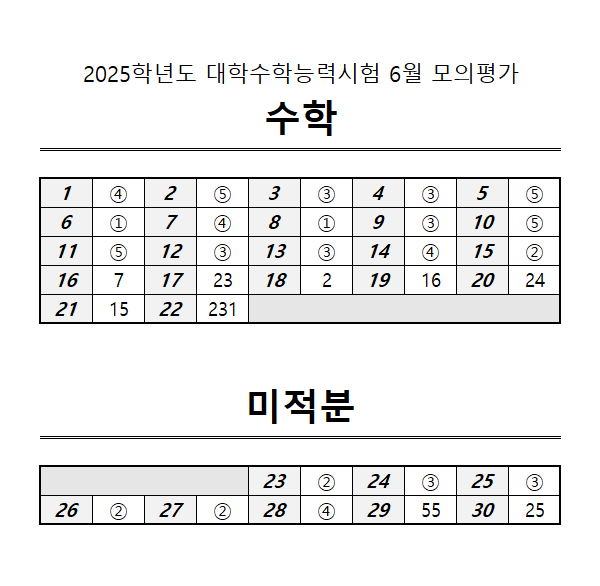
#> input picture MATH_G3_2024_06_calculus.png, 600 x 586 px
$ python -i pdf_preprocessing2.py   (imports and definitions only)
#> lines starting #> are read from the running program, lines starting #| are printed output that depends on the picture; after the words box and inside, x2 and y2 are one past the last pixel; in counts of white or black regions, pixels touching at a corner belong together
import os
from PIL import Image
from pdf2image import convert_from_path
import cv2
import numpy as np

# pdf to image
class PDFConverter:
    def __init__(self, pdf_path, output_dir):
        self.pdf_path = pdf_path
        self.output_dir = output_dir

    # [13 lines left out: function convert_to_images, not called in this run]

class ImageProcessor:
    def __init__(self, image_path):
        self.image_path = image_path
        self.header = None
        self.left_header = None
        self.right_header = None

    # [29 lines of commented-out code are left out]


    def process_image(self):
        src = cv2.imread(self.image_path)
#> src is the input picture: shape (586, 600, 3); mean B, G, R 238.1, 238.1, 238.1
        gray = cv2.cvtColor(src, cv2.COLOR_BGR2GRAY)
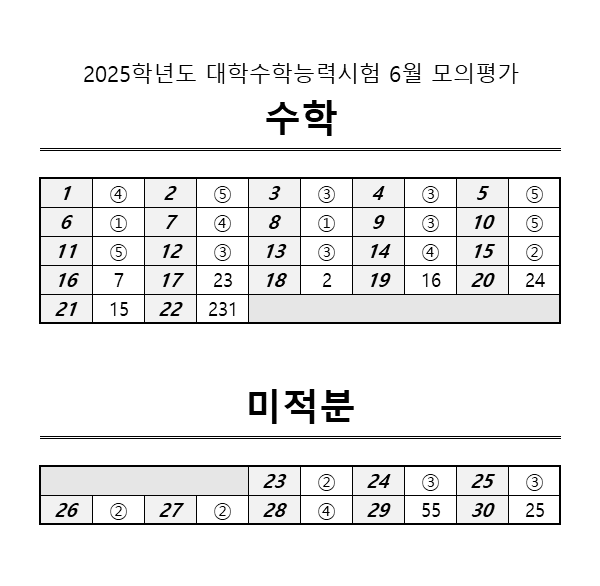
#> gray: shape (586, 600); min 0, max 255, mean 238.1
        blurred = cv2.GaussianBlur(gray, (5, 5), 0)
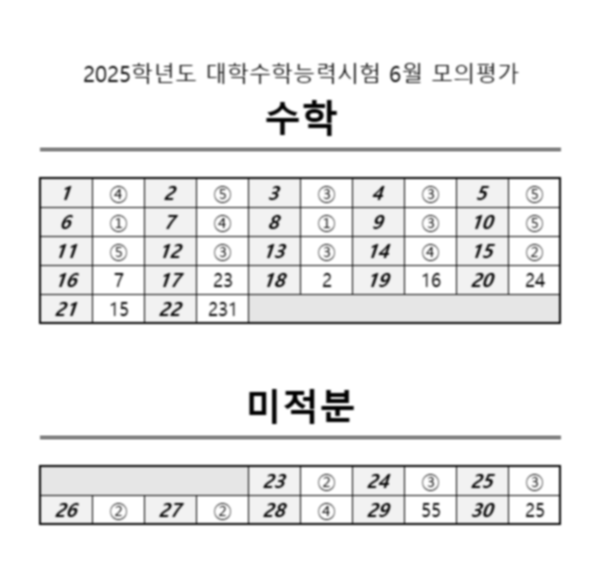
#> blurred: shape (586, 600); min 0, max 255, mean 238.1
        edges = cv2.Canny(blurred, 50, 150, apertureSize=3)
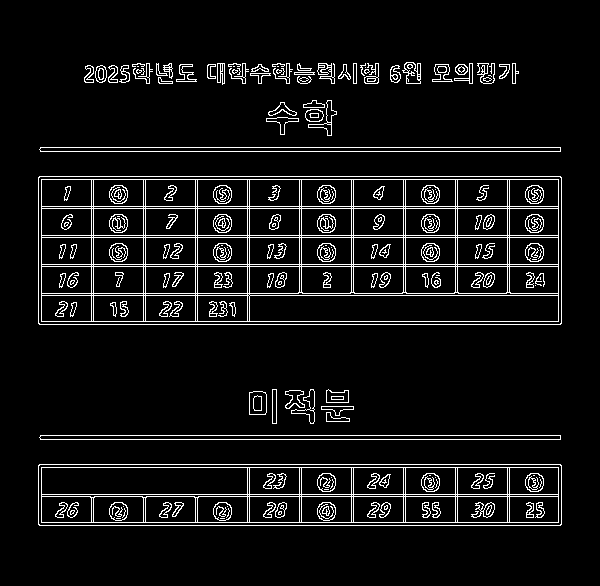
#> edges: shape (586, 600); 7.3% white in thin lines or dots, all inside (x1, y1, x2, y2) = (38, 62, 562, 526)

        # HoughLines 파라미터
        min_y = 460 # 기본값으로 설정 (필요에 따라 조정 가능)

        # 찾은 가로 직선 기준으로 위쪽은 header, 아래쪽은 body로 자르기
        header = src[:min_y, :]
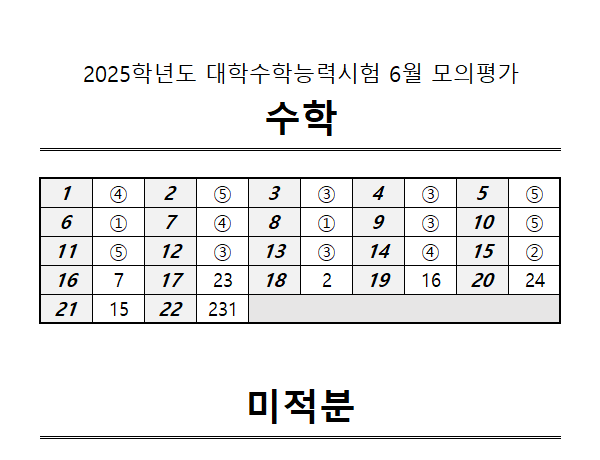
#> header: shape (460, 600, 3); mean B, G, R 238.9, 238.9, 238.9
        body = src[min_y + 5:, :]
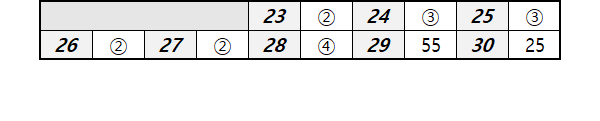
#> body: shape (121, 600, 3); mean B, G, R 234.4, 234.4, 234.5

        self.header = header
        self.body = body

        # 좌우로 나누기
        height, width, _ = self.body.shape
#> height = 121; width = 600
        center = width // 2
#> center = 300
        self.left_body = self.body[:, :center-5]
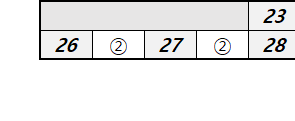
#> self.left_body: shape (121, 295, 3); mean B, G, R 233.9, 233.9, 234.1
        self.right_body = self.body[:, center+5:]
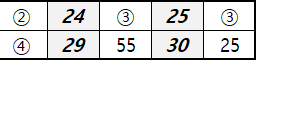
#> self.right_body: shape (121, 295, 3); mean B, G, R 235, 235, 235

    def save_processed_images(self, output_path_left, output_path_right):
        cv2.imwrite(output_path_left, self.left_body)
        cv2.imwrite(output_path_right, self.right_body)

# 빈 페이지를 입력받고 크롭
class Crop:
    def __init__(self):
        self.counter  = 0

    # [58 lines left out: function contour, not called in this run]

>>> result = ImageProcessor('MATH_G3_2024_06_calculus.png').process_image()
